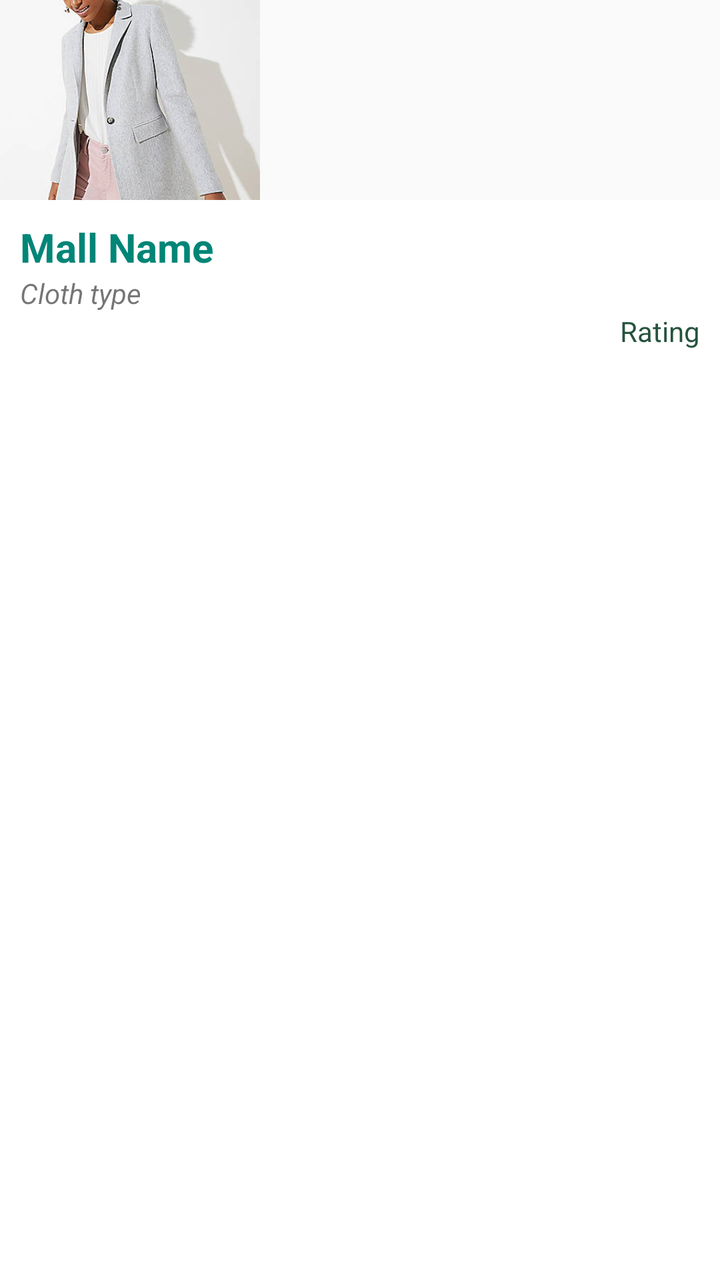
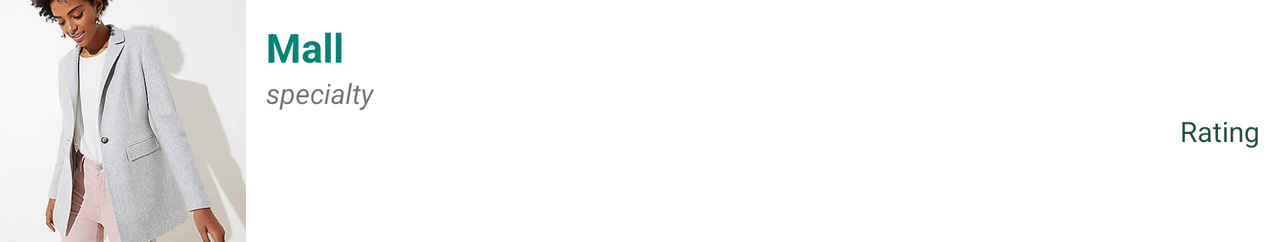

One screen, two layout resources from the same app: the default and the repository's alternative for another configuration. Each is rendered where Android would select it; the XML of both is given below.
<!-- AndroidManifest.xml: application theme AppTheme -->
<!-- res/layout/malls_list_item.xml -->
<?xml version="1.0" encoding="utf-8"?>
<LinearLayout xmlns:android="http://schemas.android.com/apk/res/android"
    android:orientation="vertical" android:layout_width="match_parent"
    android:layout_height="match_parent">

    <ImageView
        android:layout_width="130dp"
        android:layout_height="100dp"
        android:id="@+id/mallImageView"
        android:src="@drawable/twomen"
        android:scaleType="centerCrop"/>

    <LinearLayout
        android:orientation="vertical"
        android:layout_width="match_parent"
        android:background="#ffffff"
        android:layout_height="match_parent"
        android:padding="10dp">

        <TextView
            android:layout_width="wrap_content"
            android:layout_height="wrap_content"
            android:id="@+id/mallNameTextView"
            android:textSize="20dp"
            android:textStyle="bold"
            android:text="Mall Name"
            android:textColor="@color/colorPrimary"/>

        <TextView
            android:layout_width="wrap_content"
            android:layout_height="wrap_content"
            android:text="Cloth type"
            android:id="@+id/categoryTextView"
            android:layout_below="@+id/mallNameTextView"
            android:layout_alignParentLeft="true"
            android:layout_alignParentStart="true"
            android:textStyle="italic"/>

        <RelativeLayout
            android:layout_width="match_parent"
            android:layout_height="wrap_content">

            <TextView
                android:layout_width="wrap_content"
                android:layout_height="wrap_content"
                android:text="Rating"
                android:id="@+id/ratingTextView"
                android:layout_alignParentEnd="true"
                android:layout_alignParentRight="true"
                android:textColor="@color/colorAccent"/>
        </RelativeLayout>
    </LinearLayout>


</LinearLayout>
<!-- resources referenced by this layout -->
<resources>
  <color name="colorAccent">#25533D</color>
  <color name="colorPrimary">#008577</color>
  <!-- drawable twomen: jpeg bitmap (drawable, 19899 bytes) -->
  <style name="AppTheme" parent="Theme.AppCompat.Light.DarkActionBar">
          
          <item name="colorPrimary">@color/colorAccent</item>
          <item name="colorPrimaryDark">@color/black</item>
          <item name="colorAccent">@color/colorAccent</item>
      </style>
  <color name="black">#000000</color>
</resources>
<!-- res/layout-land/malls_list_item.xml (the repository's variant of the layout above) -->
<!-- drawn on the phone turned sideways -->
<?xml version="1.0" encoding="utf-8"?>
<LinearLayout xmlns:android="http://schemas.android.com/apk/res/android"
    android:orientation="horizontal"
    android:layout_width="match_parent"
    android:layout_height="wrap_content">

    <ImageView
        android:id="@+id/mallImageView"
        android:layout_width="123dp"
        android:layout_height="121dp"
        android:scaleType="centerCrop"
        android:src="@drawable/twomen" />

    <LinearLayout
        android:layout_width="match_parent"
        android:layout_height="match_parent"
        android:background="#ffffff"
        android:orientation="vertical"
        android:padding="10dp">

        <TextView
            android:id="@+id/mallNameTextView"
            android:layout_width="wrap_content"
            android:layout_height="wrap_content"
            android:text="Mall"
            android:textColor="@color/colorPrimary"
            android:textSize="20dp"
            android:textStyle="bold" />

        <TextView
            android:id="@+id/categoryTextView"
            android:layout_width="wrap_content"
            android:layout_height="wrap_content"
            android:layout_below="@+id/mallNameTextView"
            android:layout_alignParentStart="true"
            android:layout_alignParentLeft="true"
            android:text="specialty"
            android:textStyle="italic" />

        <RelativeLayout
            android:layout_width="match_parent"
            android:layout_height="wrap_content">

            <TextView
                android:id="@+id/ratingTextView"
                android:layout_width="wrap_content"
                android:layout_height="wrap_content"
                android:layout_alignParentEnd="true"
                android:layout_alignParentRight="true"
                android:text="Rating"
                android:textColor="@color/colorAccent" />
        </RelativeLayout>
    </LinearLayout>
</LinearLayout>
